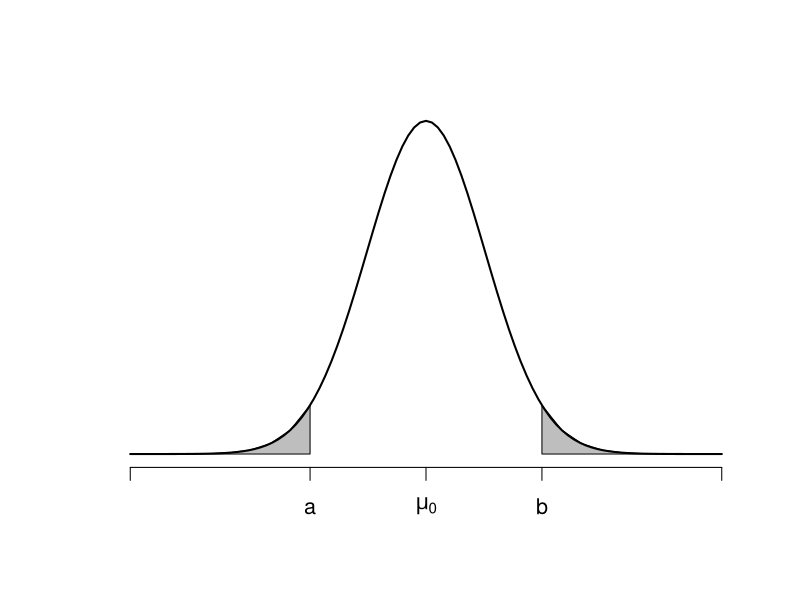
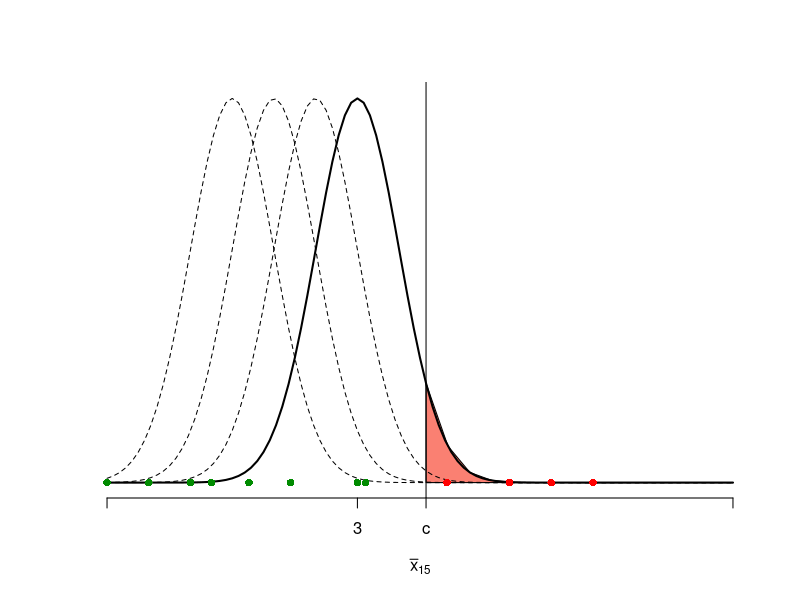
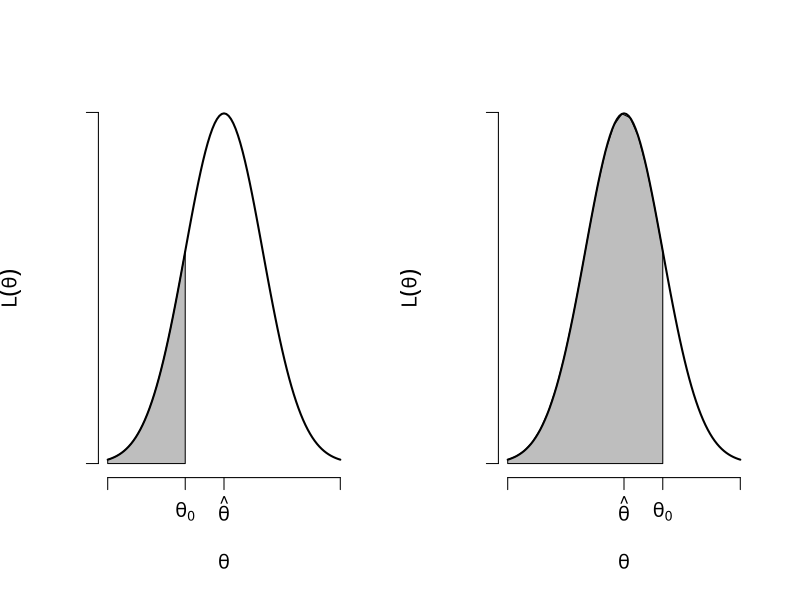

These charts were generated, in order, by the following R code:
## ---- chunk 1
oo <- par(cex = 1.3)
plot.new()
plot.window( xlim=c(-5,5), ylim=c(0,.4))
polygon( c(seq(-5,-1.96,length=10),seq(-1.96,-5,length=10)), c(dnorm(seq(-5,-1.96,length=10)), rep(0,10)),col='gray')
polygon( c(seq(5,1.96,length=10),seq(1.96,5,length=10)), c(dnorm(seq(5,1.96,length=10)), rep(0,10)),col='gray')
curve(dnorm(x), add=T,lwd =2)
axis(1,at=c(-5,-1.96,0,1.96,5), labels=c('','a',expression(mu[0]),'b',''))

par(oo)
## ---- chunk 2
plot.new()
plot.window( xlim=c(-3,12), ylim=c(0,.4) )
polygon( c(seq(qnorm(.95,3),12,length=15),
           seq(12,qnorm(.95,3),length=15)),
         c( dnorm(seq(qnorm(.95,3),12,length=15),3),  rep(0,15)), col = 'salmon' )
curve( dnorm(x,3,1), add =T, lwd = 2)
curve( dnorm(x,2,1), add =T, lty = 2)
curve( dnorm(x,1,1), add =T, lty = 2)
curve( dnorm(x,0,1), add =T, lty = 2)
axis(1,at=c(-3,3,qnorm(.95,3,1),12), labels=c('',3,'c',''))
title( xlab= expression(bar(x)[15]))
points(-3,0, pch=16, col = 'green4')
points(-2,0, pch=16, col = 'green4')
points(-.5,0, pch=16, col = 'green4')
points(-1,0, pch=16, col = 'green4')
points(.4,0, pch=16, col = 'green4')
points(1.4,0, pch=16, col = 'green4')
points(3,0, pch=16, col = 'green4')
points(3.2,0, pch=16, col = 'green4')
abline(v=qnorm(.95,3,1))
#points(qnorm(.95,3,1),0, pch=16, col = 'red')
points(qnorm(.95,3,1)+.5,0, pch=16, col = 'red')
points(qnorm(.95,3,1)+2,0, pch=16, col = 'red')
points(qnorm(.95,3,1)+3,0, pch=16, col = 'red')
points(qnorm(.95,3,1)+4,0, pch=16, col = 'red')


## ---- chunk 3
c = qpois(.95,12000)/100
c
## ---- chunk 4
oo <- par( mfrow = c(1,2), cex = 1.2)
plot.new()
plot.window( xlim = c(-3,3), ylim=c(0,.4))
polygon( c(seq(-3,-1,length =20 ),seq(-1,-3,length=20)),
          c(dnorm(seq(-3,-1,length =20 )), rep(0,20)), col='gray')                            
curve(dnorm(x), add= T, lwd = 2)
axis(1, at=c(-3,-1,0,3), 
labels=c('',expression(theta[0]),expression(hat(theta)),''))
axis(2, at=c(0,.4),labels = c('',''))
title( xlab= expression(theta), ylab=expression(L(theta)))

plot.new()
plot.window( xlim = c(-3,3), ylim=c(0,.4))
polygon( c(seq(-3,1,length =20 ),seq(1,-3,length=20)),
          c(dnorm(seq(-3,1,length =20 )), rep(0,20)), col='gray')                            
curve(dnorm(x), add= T, lwd = 2)
axis(1, at=c(-3,1,0,3), 
labels=c('',expression(theta[0]),expression(hat(theta)),''))
axis(2, at=c(0,.4),labels = c('',''))
title( xlab= expression(theta), ylab=expression(L(theta)))

par(oo)
